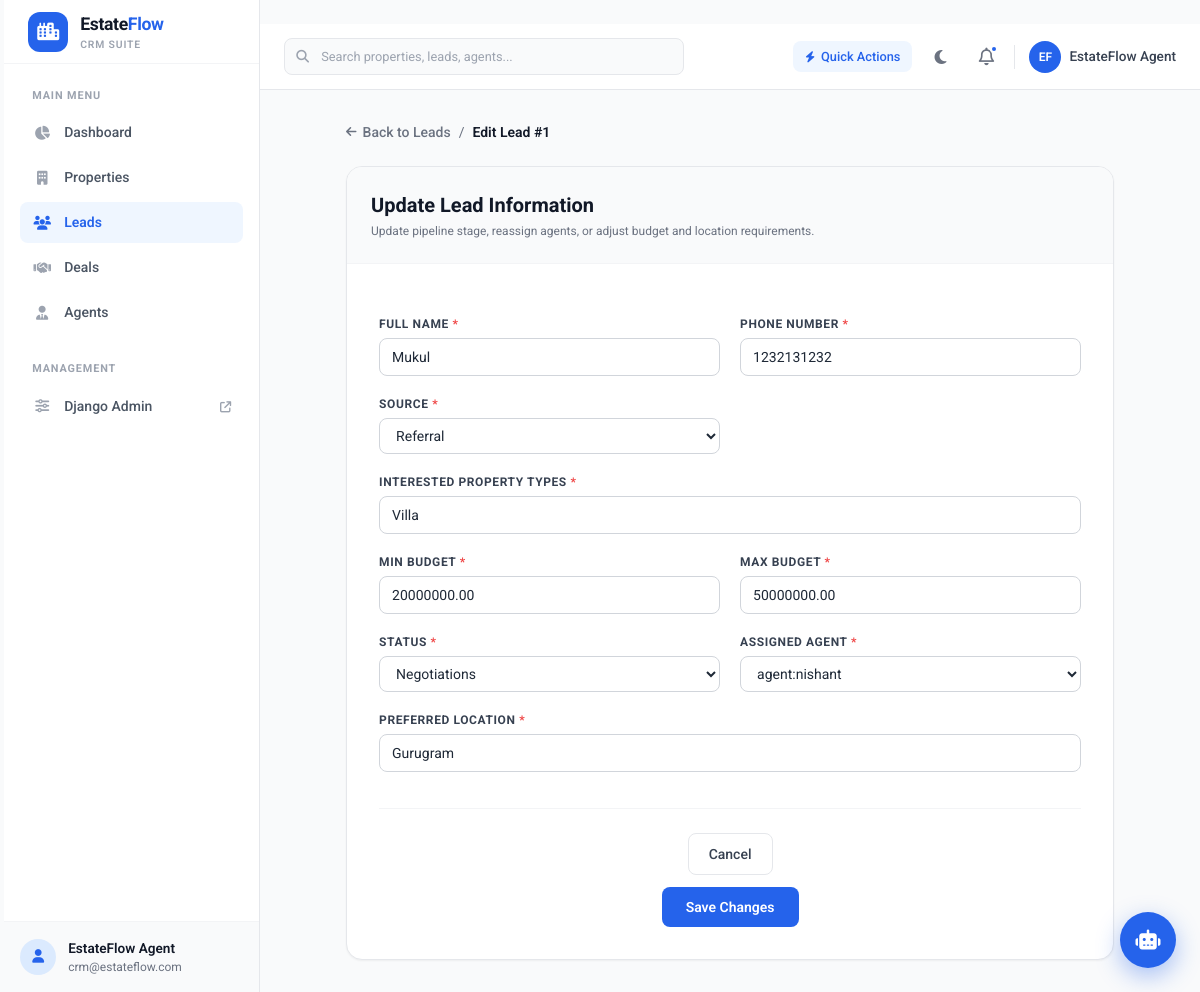
Page /leads/1/edit on the earlier database version.
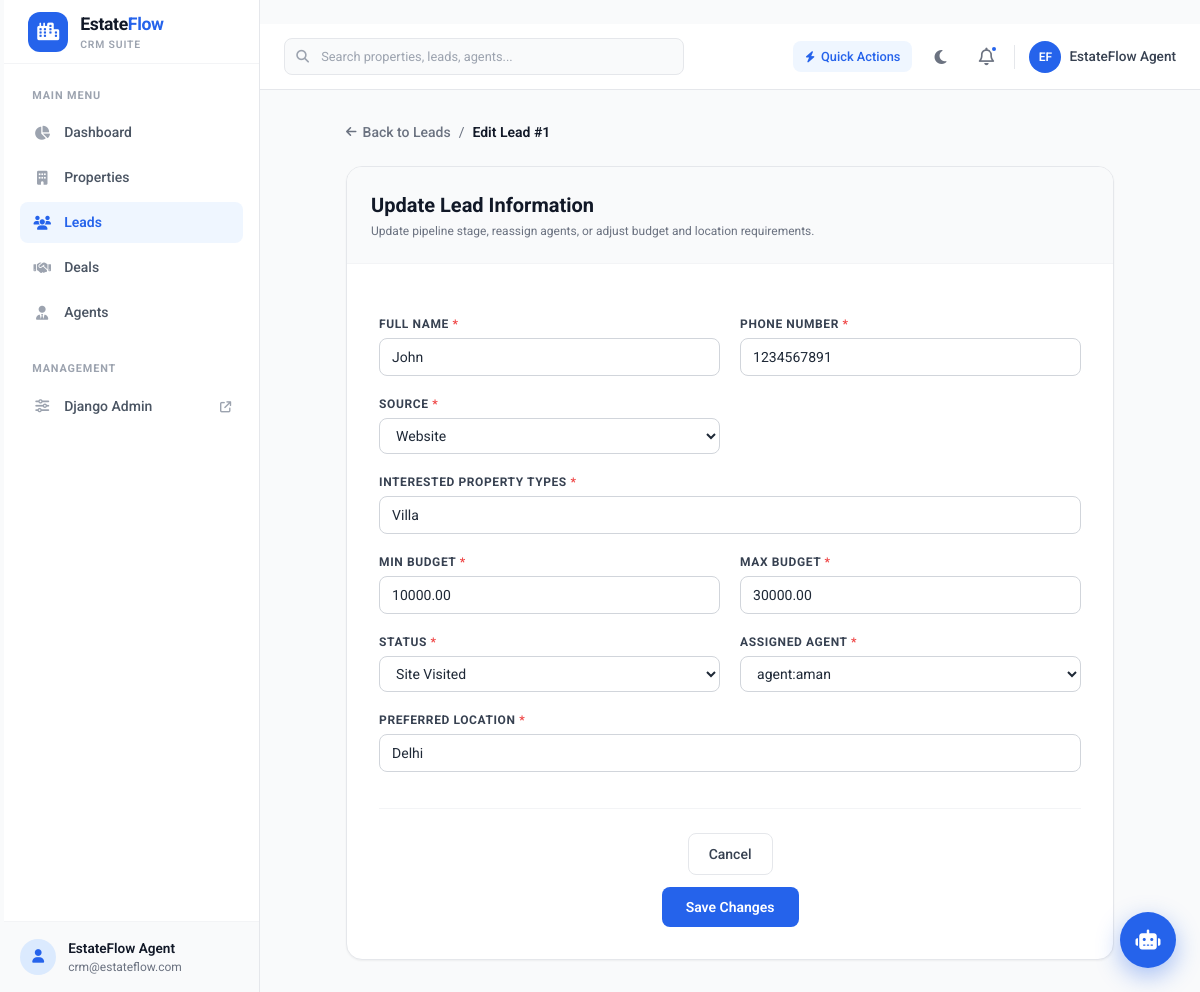
Same page on the later database version.
### core/models.py (models this page shows, shortened)
class Lead(models.Model):
    class LeadStatus(models.TextChoices):
        NEW = "new", "New"
        CONTACTED = "contacted", "Contacted"
        SITE_VISITED = "site_visited", "Site Visited"
        NEGOTIATIONS = "negotiations", "Negotiations"
        LOST = "lost", "Lost"
        DONE = "done", "Done"
    class Source(models.TextChoices):
        WEBSITE = "website", "Website"
        REFERRAL = "referral", "Referral"
        WALKIN = "walkin", "Walkin"
    full_name = models.CharField(max_length=255)
    phone_number = models.CharField(max_length=10)
    source = models.CharField(max_length=12, choices=Source.choices)
    interested_property_types = models.CharField(max_length=255)
    min_budget = models.DecimalField(max_digits=12, decimal_places=2)
    max_budget = models.DecimalField(max_digits=12, decimal_places=2)
    status = models.CharField(max_length=16, choices=LeadStatus.choices)
    assigned_agent = models.ForeignKey(to=Agent, on_delete=models.DO_NOTHING)
    preferred_location = models.CharField(max_length=255)
    updated_at = models.DateTimeField(auto_now=True)
    created_at = models.DateTimeField(auto_now_add=True)

### core/views.py (the view)
# urls.py: path("leads/<int:id>/edit", views.edit_lead, name="edit-lead"),
def edit_lead(request, id):
    instance = get_object_or_404(Lead, id=id)
    form = LeadForm(request.POST or None, request.FILES or None, instance=instance)
    if request.method == "POST" and form.is_valid():
        form.save()
        return redirect("leads")
    context = {"editform": form, "id": id}
    return render(request, "pages/editleads.html", context)

### core/forms.py
class LeadForm(forms.ModelForm):
    class Meta:
        model = Lead
        fields = "__all__"

### core/models.py (called while the page is built)
    def __str__(self):
        return f"agent:{self.user.username}"

### core/templates/pages/editleads.html (shortened to what this page needs)
﻿{% extends 'base.html' %}
{% block content %}
<div class="max-w-3xl mx-auto space-y-6">
    <div class="flex items-center justify-between">
        <div class="flex items-center gap-2 text-sm text-gray-500 dark:text-gray-400">
            <a href="{% url 'leads' %}" class="hover:text-brand-600 transition-colors flex items-center gap-1.5 font-medium">
                <i class="fa-solid fa-arrow-left text-xs"></i>
                <span>Back to Leads</span>
            </a>
            <span>/</span>
            <span class="text-gray-900 dark:text-white font-semibold">Edit Lead #{{ id }}</span>
        </div>
    </div>
    <div class="bg-white dark:bg-gray-800 rounded-2xl shadow-sm border border-gray-200 dark:border-gray-700/80 overflow-hidden">
        <div class="p-6 border-b border-gray-100 dark:border-gray-700 bg-gray-50 dark:bg-gray-700/50">
            <h2 class="text-xl font-bold text-gray-900 dark:text-white">Update Lead Information</h2>
            <p class="text-xs text-gray-500 dark:text-gray-400 mt-1">Update pipeline stage, reassign agents, or adjust budget and location requirements.</p>
        </div>
        <form method="POST" action="{% url 'edit-lead' id %}" class="p-6 sm:p-8 space-y-5 m-0 max-h-none">
            <div class="grid grid-cols-1 md:grid-cols-2 gap-5">
                {% for field in editform %}
                <div class="space-y-1.5 {% if field.name == 'preferred_location' or field.name == 'interested_property_types' %}md:col-span-2{% endif %}">
                    <label for="{{ field.id_for_label }}" class="block text-xs font-bold uppercase tracking-wider text-gray-700 dark:text-gray-300">
                        {{ field.label }} {% if field.field.required %}<span class="text-red-500">*</span>{% endif %}
                    </label>
                    <div class="text-sm">
                        {{ field }}
                    </div>
                </div>
                {% endfor %}
            </div>
            <div class="pt-6 border-t border-gray-100 dark:border-gray-700 flex items-center justify-end gap-3">
                <a href="{% url 'leads' %}" class="px-5 py-2.5 border border-gray-200 dark:border-gray-700 rounded-lg text-sm font-medium text-gray-700 dark:text-gray-300 hover:bg-gray-50 dark:bg-gray-700 transition-colors">
                    Cancel
                </a>
                <button type="submit" class="px-6 py-2.5 bg-brand-600 hover:bg-brand-700 text-white rounded-lg text-sm font-semibold transition-colors shadow-xs">
                    Save Changes
                </button>
            </div>
        </form>
    </div>
</div>
{% endblock %}

Differences in the rows shown:
changed Lead "Villa": full_name "Mukul" → "John"; phone_number "1232131232" → "1234567891"; source "Referral" → "Website"; min_budget "20000000.00" → "10000.00"; max_budget "50000000.00" → "30000.00"; status "Negotiations" → "Site Visited"; assigned_agent "agent:nishant" → "agent:aman"; preferred_location "Gurugram" → "Delhi"
